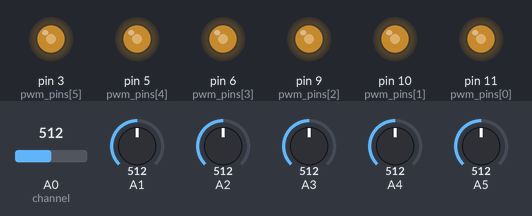
A sketch run on a simulated Arduino Uno, built with avr-gcc and run on an emulated ATmega328P. Parts: output pins drawn as LEDs (lit = HIGH). Inputs (shaded band) come from the test bench; at power-on: A0 (channel) = 512, A1 = 512, A2 = 512, A3 = 512, A4 = 512, A5 = 512.

Above: at 1.2 s.
1.3 s: A0 (channel) set to 716
At 2.1 s:
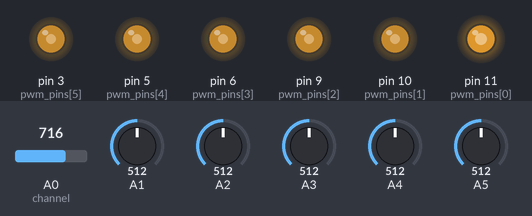
2.8 s: A1 set to 716
At 3.2 s:
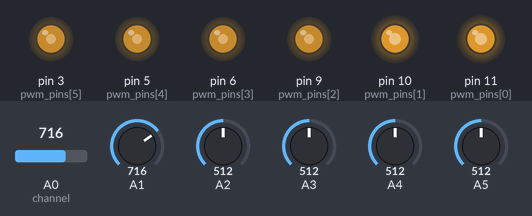
4.3 s: A2 set to 716
At 5.3 s:
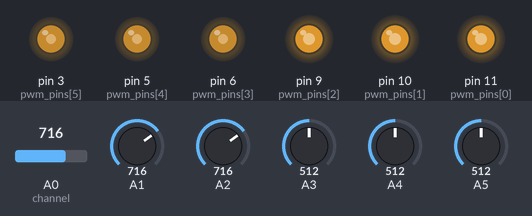
5.8 s: A3 set to 716
At 6.5 s:
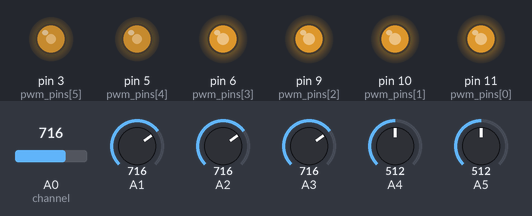
7.3 s: A4 set to 716
At 7.7 s:
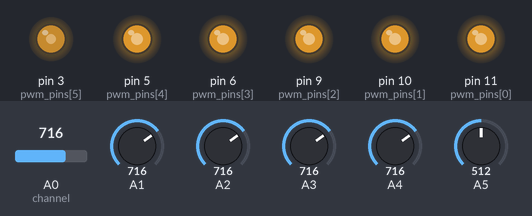
8.8 s: A5 set to 716
At 10.2 s:
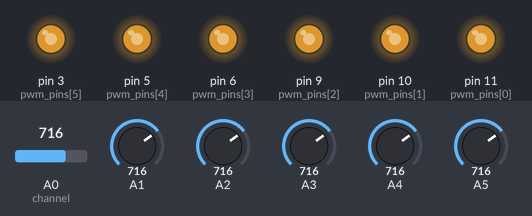
Timing chart, 0 to 11.3 s (numbered marks = the images above; inputs shaded):
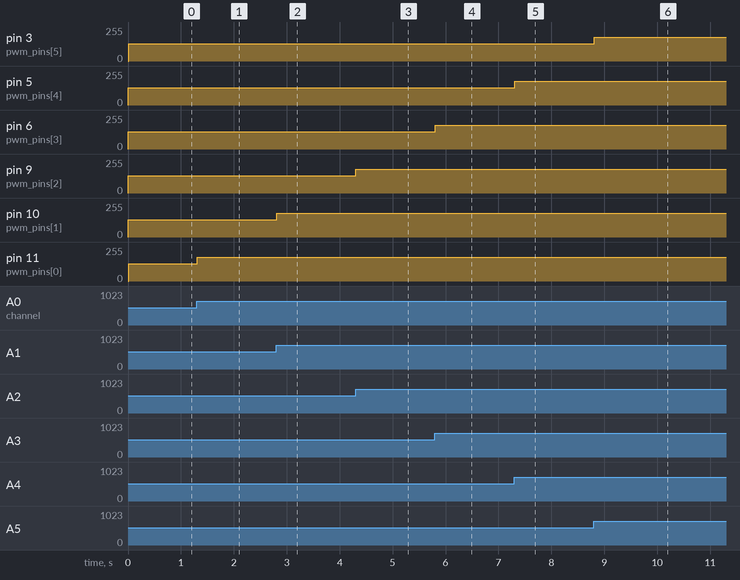

Measured:
- after the input at 1.3 s, pin 11 (pwm_pins[0]): 128/255 → 179/255 at once
- after the input at 2.8 s, pin 10 (pwm_pins[1]): 128/255 → 179/255 at once
- after the input at 4.3 s, pin 9 (pwm_pins[2]): 128/255 → 179/255 at once
- after the input at 5.8 s, pin 6 (pwm_pins[3]): 128/255 → 179/255 at once
- after the input at 7.3 s, pin 5 (pwm_pins[4]): 128/255 → 179/255 at once
- after the input at 8.8 s, pin 3 (pwm_pins[5]): 128/255 → 179/255 at once

The sketch:

8-3.ino
```cpp
void setup() {
  bitSet(TCCR2B, CS21); // change Timer/Counter2 prescaler to CK/256
  bitSet(TIMSK2, TOIE2); // enable Timer/counter2 overflow interrupt
}

void loop() {
  // nothing happens here
}

ISR(TIMER2_OVF_vect) {
  analogWrite(11, analogRead(0) >> 2);
  analogWrite(10, analogRead(1) >> 2);
  analogWrite(9, analogRead(2) >> 2);
  analogWrite(6, analogRead(3) >> 2);
  analogWrite(5, analogRead(4) >> 2);
  analogWrite(3, analogRead(5) >> 2);
}
```

8-4.c
```cpp
ISR(TIMER2_OVF_vect) {

  static byte channel = 0;
  const byte pwm_pins[6] = { 11, 10, 9, 6, 5, 3 };

  analogWrite(pwm_pins[channel], analogRead(channel) >> 2);
  channel++;
  if(channel > 5) channel = 0; // roll over
}
```
